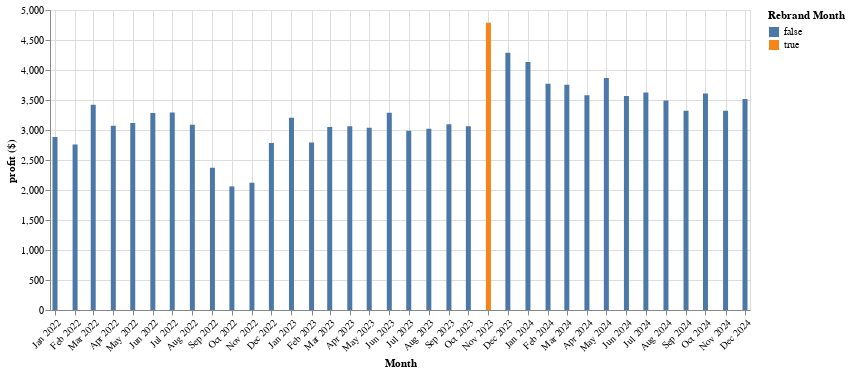

The cell this chart's notebook holds for it:
### Code cell
# Set the year to be highlighted to a separate value in a new column
profit_by_month['highlight_rebrand'] = False
profit_by_month.loc[profit_by_month['month'] == pd.Period("2023-11", freq="M"), 'highlight_rebrand'] = True
profit_by_month['month_ts'] = profit_by_month['month'].dt.to_timestamp()

total_profit_plot = alt.Chart(profit_by_month).mark_bar().encode(
    x=alt.X('month_ts:T', 
            axis=alt.Axis(format='%b %Y', 
                          tickCount="month", 
                          labelOverlap=False, 
                          labelAngle=-45,
                          title='Month')),
    y=alt.Y("profit", axis=alt.Axis(title='profit ($)')),
    color=alt.Color('highlight_rebrand:N', legend=alt.Legend(title='Rebrand Month'))
).properties(
    width=700
)
total_profit_plot

### Figure 1 — Vega specification as saved in the notebook (floating-point values rounded to 4 significant figures)
{"$schema": "https://vega.github.io/schema/vega/v5.json", "data": [{"name": "source_0", "values": [{"highlight_rebrand": false, "month_ts": "2022-01-01T00:00:00.000", "profit_end": 2884.0, "profit_start": 0.0}, {"highlight_rebrand": false, "month_ts": "2022-02-01T00:00:00.000", "profit_end": 2758.0, "profit_start": 0.0}, {"highlight_rebrand": false, "month_ts": "2022-03-01T00:00:00.000", "profit_end": 3421.0, "profit_start": 0.0}, {"highlight_rebrand": false, "month_ts": "2022-04-01T00:00:00.000", "profit_end": 3072.0, "profit_start": 0.0}, {"highlight_rebrand": false, "month_ts": "2022-05-01T00:00:00.000", "profit_end": 3115.0, "profit_start": 0.0}, {"highlight_rebrand": false, "month_ts": "2022-06-01T00:00:00.000", "profit_end": 3284.0, "profit_start": 0.0}, {"highlight_rebrand": false, "month_ts": "2022-07-01T00:00:00.000", "profit_end": 3294.0, "profit_start": 0.0}, {"highlight_rebrand": false, "month_ts": "2022-08-01T00:00:00.000", "profit_end": 3086.0, "profit_start": 0.0}, {"highlight_rebrand": false, "month_ts": "2022-09-01T00:00:00.000", "profit_end": 2373.0, "profit_start": 0.0}, {"highlight_rebrand": false, "month_ts": "2022-10-01T00:00:00.000", "profit_end": 2060.0, "profit_start": 0.0}, {"highlight_rebrand": false, "month_ts": "2022-11-01T00:00:00.000", "profit_end": 2121.0, "profit_start": 0.0}, {"highlight_rebrand": false, "month_ts": "2022-12-01T00:00:00.000", "profit_end": 2785.0, "profit_start": 0.0}, {"highlight_rebrand": false, "month_ts": "2023-01-01T00:00:00.000", "profit_end": 3202.0, "profit_start": 0.0}, {"highlight_rebrand": false, "month_ts": "2023-02-01T00:00:00.000", "profit_end": 2792.0, "profit_start": 0.0}, {"highlight_rebrand": false, "month_ts": "2023-03-01T00:00:00.000", "profit_end": 3051.0, "profit_start": 0.0}, {"highlight_rebrand": false, "month_ts": "2023-04-01T00:00:00.000", "profit_end": 3061.0, "profit_start": 0.0}, {"highlight_rebrand": false, "month_ts": "2023-05-01T00:00:00.000", "profit_end": 3039.0, "profit_start": 0.0}, {"highlight_rebrand": false, "month_ts": "2023-06-01T00:00:00.000", "profit_end": 3286.0, "profit_start": 0.0}, {"highlight_rebrand": false, "month_ts": "2023-07-01T00:00:00.000", "profit_end": 2989.0, "profit_start": 0.0}, {"highlight_rebrand": false, "month_ts": "2023-08-01T00:00:00.000", "profit_end": 3021.0, "profit_start": 0.0}, {"highlight_rebrand": false, "month_ts": "2023-09-01T00:00:00.000", "profit_end": 3097.0, "profit_start": 0.0}, {"highlight_rebrand": false, "month_ts": "2023-10-01T00:00:00.000", "profit_end": 3061.0, "profit_start": 0.0}, {"highlight_rebrand": true, "month_ts": "2023-11-01T00:00:00.000", "profit_end": 4788.0, "profit_start": 0.0}, {"highlight_rebrand": false, "month_ts": "2023-12-01T00:00:00.000", "profit_end": 4287.0, "profit_start": 0.0}, {"highlight_rebrand": false, "month_ts": "2024-01-01T00:00:00.000", "profit_end": 4132.0, "profit_start": 0.0}, {"highlight_rebrand": false, "month_ts": "2024-02-01T00:00:00.000", "profit_end": 3773.0, "profit_start": 0.0}, {"highlight_rebrand": false, "month_ts": "2024-03-01T00:00:00.000", "profit_end": 3755.0, "profit_start": 0.0}, {"highlight_rebrand": false, "month_ts": "2024-04-01T00:00:00.000", "profit_end": 3579.0, "profit_start": 0.0}, {"highlight_rebrand": false, "month_ts": "2024-05-01T00:00:00.000", "profit_end": 3868.0, "profit_start": 0.0}, {"highlight_rebrand": false, "month_ts": "2024-06-01T00:00:00.000", "profit_end": 3567.0, "profit_start": 0.0}, {"highlight_rebrand": false, "month_ts": "2024-07-01T00:00:00.000", "profit_end": 3623.0, "profit_start": 0.0}, {"highlight_rebrand": false, "month_ts": "2024-08-01T00:00:00.000", "profit_end": 3493.0, "profit_start": 0.0}, {"highlight_rebrand": false, "month_ts": "2024-09-01T00:00:00.000", "profit_end": 3323.0, "profit_start": 0.0}, {"highlight_rebrand": false, "month_ts": "2024-10-01T00:00:00.000", "profit_end": 3608.0, "profit_start": 0.0}, {"highlight_rebrand": false, "month_ts": "2024-11-01T00:00:00.000", "profit_end": 3320.0, "profit_start": 0.0}, {"highlight_rebrand": false, "month_ts": "2024-12-01T00:00:00.000", "profit_end": 3516.0, "profit_start": 0.0}], "transform": [{"type": "formula", "expr": "toDate(datum['month_ts'])", "as": "month_ts"}]}, {"name": "source_0_color_domain_highlight_rebrand", "values": [{"highlight_rebrand": false}, {"highlight_rebrand": true}]}], "marks": [{"type": "rect", "name": "marks", "from": {"data": "source_0"}, "encode": {"update": {"y2": {"field": "profit_start", "scale": "y"}, "width": {"value": 5}, "y": {"field": "profit_end", "scale": "y"}, "fill": {"field": "highlight_rebrand", "scale": "color"}, "xc": {"field": "month_ts", "scale": "x"}}}, "style": ["bar"]}], "scales": [{"name": "x", "type": "time", "domain": {"data": "source_0", "field": "month_ts"}, "range": [0, {"signal": "width"}], "padding": 5}, {"name": "y", "type": "linear", "domain": {"data": "source_0", "fields": ["profit_start", "profit_end"]}, "range": [{"signal": "height"}, 0], "zero": true, "nice": true}, {"name": "color", "type": "ordinal", "domain": {"data": "source_0_color_domain_highlight_rebrand", "field": "highlight_rebrand", "sort": true}, "range": "category"}], "axes": [{"scale": "x", "maxExtent": 0, "grid": true, "labels": false, "tickCount": "month", "ticks": false, "orient": "bottom", "domain": false, "aria": false, "gridScale": "y", "zindex": 0, "minExtent": 0}, {"scale": "y", "grid": true, "zindex": 0, "ticks": false, "domain": false, "aria": false, "tickCount": {"signal": "ceil(height/40)"}, "labels": false, "orient": "left", "minExtent": 0, "maxExtent": 0, "gridScale": "x"}, {"scale": "x", "labelAlign": "right", "zindex": 0, "labelAngle": 315, "title": "Month", "grid": false, "tickCount": "month", "labelFlush": true, "labelOverlap": false, "labelBaseline": "top", "orient": "bottom", "format": "%b %Y"}, {"scale": "y", "grid": false, "labelOverlap": true, "orient": "left", "tickCount": {"signal": "ceil(height/40)"}, "title": "profit ($)", "zindex": 0}], "width": 700, "legends": [{"title": "Rebrand Month", "fill": "color", "symbolType": "square"}], "padding": 5, "height": 300, "style": "cell", "background": "white"}
